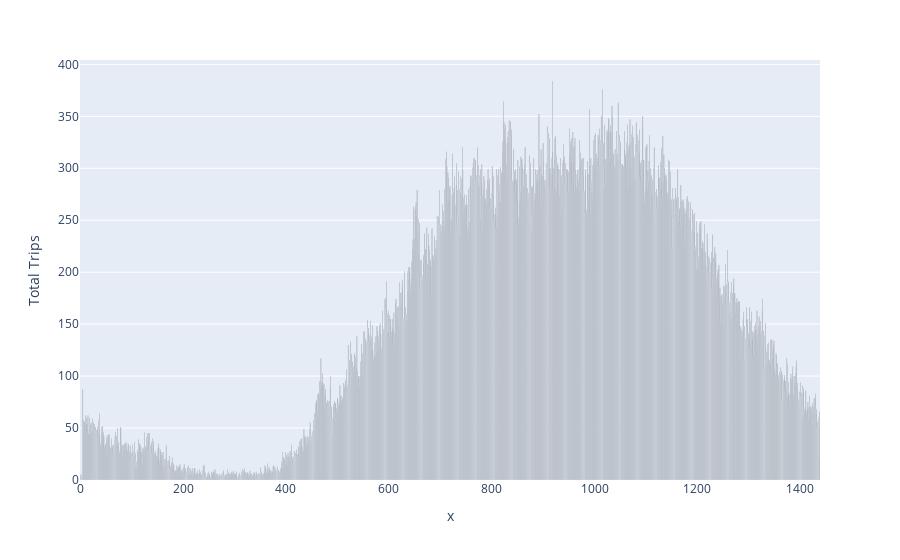

Write notebook code for a chart like this one.
### Code cell
daymins_color = (["black"]*1436)

figC = px.bar(
    trips_2021, #dataframe
    x=np.sort(trips_2021['Min_of_Day'].unique()), # x
    y=trips_2021.groupby(['Min_of_Day']).size(),#y
    labels={"value": "Week of Year", "y": "Total Trips"}, 
    color=daymins_color,
    color_discrete_map="identity",
    orientation="v"  
)

figC

### Figure 1 — Plotly figure (JSON) as saved in the notebook; plotly's stock layout.template omitted (floating-point values rounded to 4 significant figures; data arrays with more than 128 entries replaced by an {"elided": "..."} marker saying what was removed)
{"data": [{"alignmentgroup": "True", "hovertemplate": "x=%{x}<br>Total Trips=%{y}<extra></extra>", "legendgroup": "", "marker": {"color": "black", "pattern": {"shape": ""}}, "name": "", "offsetgroup": "", "orientation": "v", "showlegend": false, "textposition": "auto", "type": "bar", "x": {"elided": "1436 int values"}, "xaxis": "x", "y": {"elided": "1436 int values"}, "yaxis": "y"}], "layout": {"barmode": "relative", "legend": {"tracegroupgap": 0}, "margin": {"t": 60}, "xaxis": {"anchor": "y", "domain": [0, 1], "title": {"text": "x"}}, "yaxis": {"anchor": "x", "domain": [0, 1], "title": {"text": "Total Trips"}}}}
